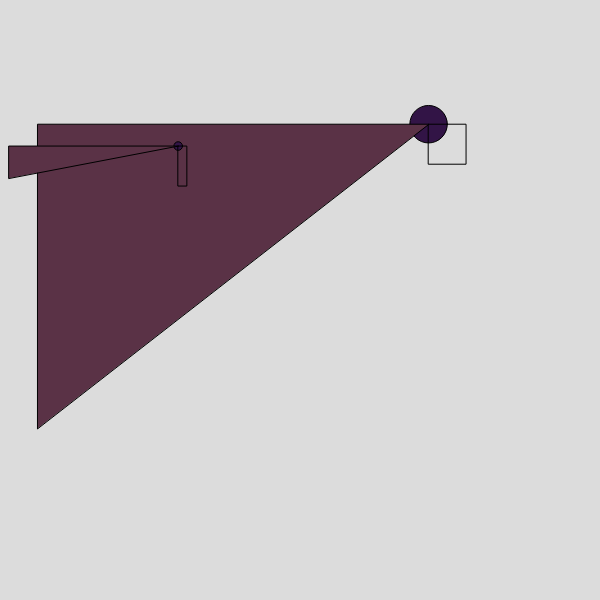
Frame 1 (no input)
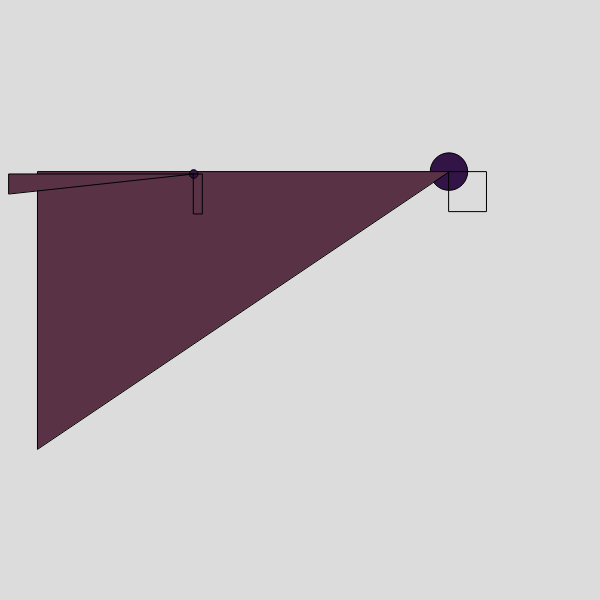
Frame 60 (no input)
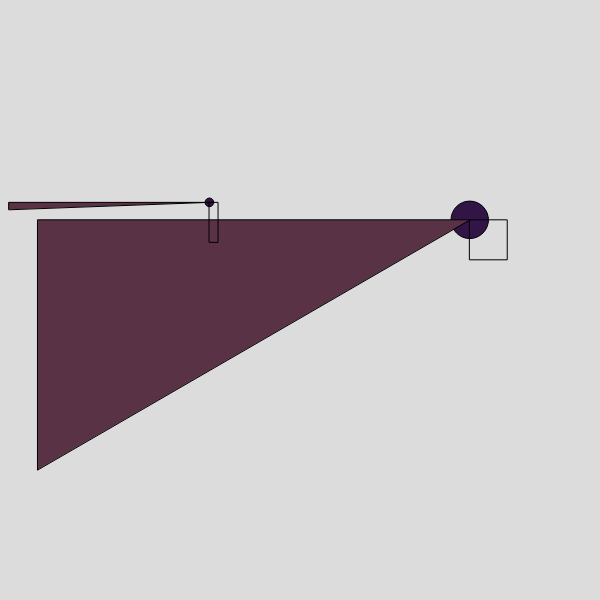
Frame 120 (the mouse pressed at the canvas centre since frame 60)

The p5.js sketch that drew these frames (run headless with seeded random() and noise() and a simulated clock; from frame 60 on, the mouse is pressed at the canvas centre):

// p5.js sketch
// ── sketch.js
let p;
let q;

function setup() {
  createCanvas(600, 600);

  p = new Particle();
  q = new Particle();

}

function draw() {
  background(220);
  p.display();
  q.display();
  p.update();
  q.update();

  // ellipse(p.posX, p.posY, 100)
  // ellipse(p.posX, p.posY, 50)

}
class Particle {
  constructor() {
    this.posX = (random(0, width));
    this.posY = (random(0, height));
    this.rad = (random(0, 50));
    this.velX = random();
    this.velY = random();
  }
  display() {
    fill(50, 20, 70)
    ellipse(this.posX, this.posY, this.rad);
   
    noFill();
    rect(this.posX, this.posY, this.rad, 40);

    fill(90,50,70);
    triangle(this.posX, this.posY, this.rad, this.posY, this.rad, this.posX);
  }
  // if ()

  update() {
    this.posX += this.velX;
    this.posY += this.velY;
    if (this.posX > 600) {
      this.velX--;
    }
    if (this.posY > 600) {
      this.velX--;
    }
    if (this.posX < 0) {
      this.velX++;
    }
    if (this.posY < 0) {
      this.velY++;
    }


  }
}
